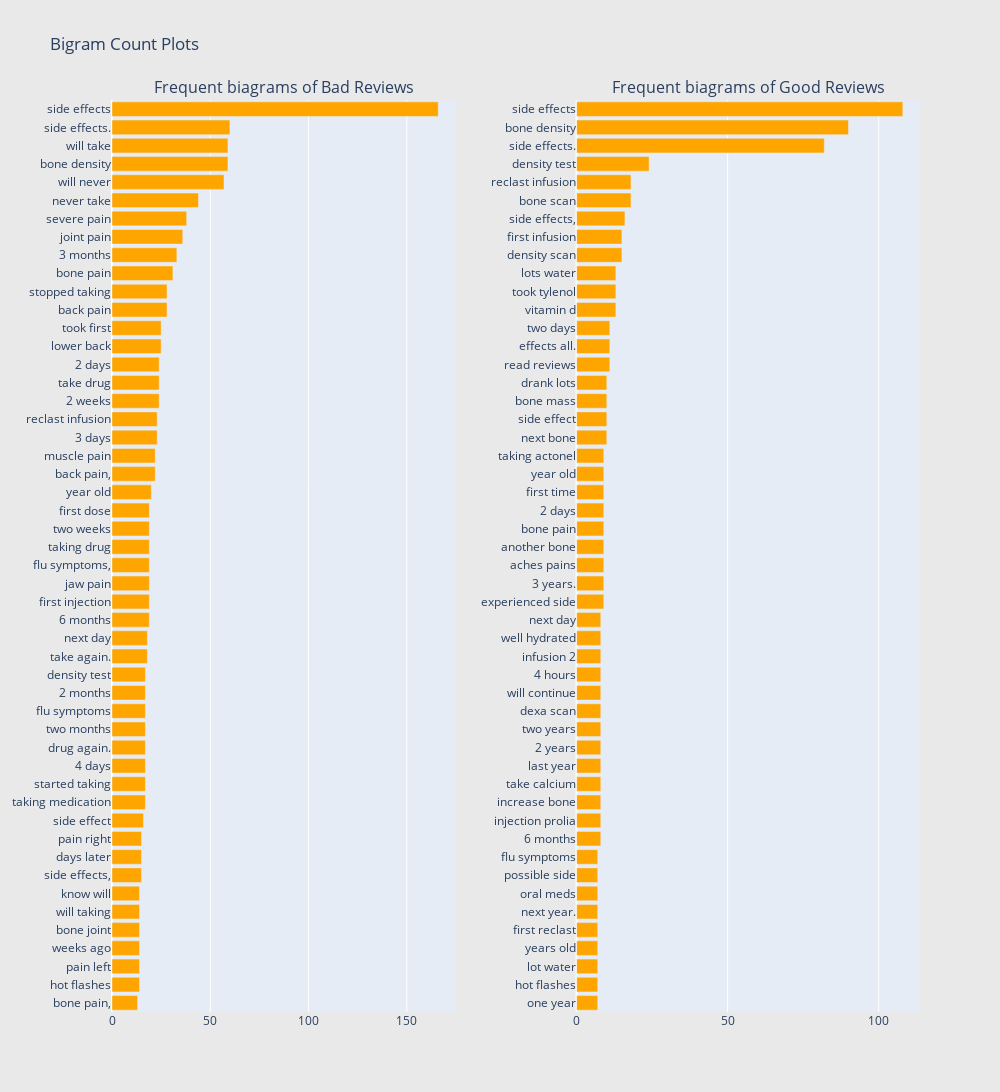

Here is the notebook cell this chart was saved with:
### Markdown cell above
# Bigram

### Code cell
freq_dict = defaultdict(int)
for sent in bad_df["Reviewsss"]:
    for word in generate_ngrams(sent,2):
        freq_dict[word] += 1
fd_sorted = pd.DataFrame(sorted(freq_dict.items(), key=lambda x: x[1])[::-1])
fd_sorted.columns = ["word", "wordcount"]
trace1 = horizontal_bar_chart(fd_sorted.head(50), 'orange')

freq_dict = defaultdict(int)
for sent in good_df["Reviewsss"]:
    for word in generate_ngrams(sent,2):
        freq_dict[word] += 1
fd_sorted = pd.DataFrame(sorted(freq_dict.items(), key=lambda x: x[1])[::-1])
fd_sorted.columns = ["word", "wordcount"]
trace2 = horizontal_bar_chart(fd_sorted.head(50), 'orange')

# Creating two subplots
fig = tools.make_subplots(rows=1, cols=2, vertical_spacing=0.04,horizontal_spacing=0.15,
                          subplot_titles=["Frequent biagrams of Bad Reviewsss", 
                                          "Frequent biagrams of Good Reviewsss"])
fig.append_trace(trace1, 1, 1)
fig.append_trace(trace2, 1, 2)
fig['layout'].update(height=1200, width=1000, paper_bgcolor='rgb(233,233,233)', title="Bigram Count Plots")
py.iplot(fig, filename='word-plots')

### Figure 1 — Plotly figure (JSON) as saved in the notebook; plotly's stock layout.template omitted (floating-point values rounded to 4 significant figures)
{"data": [{"marker": {"color": "orange"}, "orientation": "h", "showlegend": false, "type": "bar", "x": [13, 14, 14, 14, 14, 14, 14, 15, 15, 15, 16, 17, 17, 17, 17, 17, 17, 17, 17, 18, 18, 19, 19, 19, 19, 19, 19, 19, 20, 22, 22, 23, 23, 24, 24, 24, 25, 25, 28, 28, 31, 33, 36, 38, 44, 57, 59, 59, 60, 166], "xaxis": "x", "y": ["bone pain,", "hot flashes", "pain left", "weeks ago", "bone joint", "will taking", "know will", "side effects,", "days later", "pain right", "side effect", "taking medication", "started taking", "4 days", "drug again.", "two months", "flu symptoms", "2 months", "density test", "take again.", "next day", "6 months", "first injection", "jaw pain", "flu symptoms,", "taking drug", "two weeks", "first dose", "year old", "back pain,", "muscle pain", "3 days", "reclast infusion", "2 weeks", "take drug", "2 days", "lower back", "took first", "back pain", "stopped taking", "bone pain", "3 months", "joint pain", "severe pain", "never take", "will never", "bone density", "will take", "side effects.", "side effects"], "yaxis": "y"}, {"marker": {"color": "orange"}, "orientation": "h", "showlegend": false, "type": "bar", "x": [7, 7, 7, 7, 7, 7, 7, 7, 7, 8, 8, 8, 8, 8, 8, 8, 8, 8, 8, 8, 8, 8, 9, 9, 9, 9, 9, 9, 9, 9, 9, 10, 10, 10, 10, 11, 11, 11, 13, 13, 13, 15, 15, 16, 18, 18, 24, 82, 90, 108], "xaxis": "x2", "y": ["one year", "hot flashes", "lot water", "years old", "first reclast", "next year.", "oral meds", "possible side", "flu symptoms", "6 months", "injection prolia", "increase bone", "take calcium", "last year", "2 years", "two years", "dexa scan", "will continue", "4 hours", "infusion 2", "well hydrated", "next day", "experienced side", "3 years.", "aches pains", "another bone", "bone pain", "2 days", "first time", "year old", "taking actonel", "next bone", "side effect", "bone mass", "drank lots", "read reviews", "effects all.", "two days", "vitamin d", "took tylenol", "lots water", "density scan", "first infusion", "side effects,", "bone scan", "reclast infusion", "density test", "side effects.", "bone density", "side effects"], "yaxis": "y2"}], "layout": {"annotations": [{"font": {"size": 16}, "showarrow": false, "text": "Frequent biagrams of Bad Reviews", "x": 0.2125, "xanchor": "center", "xref": "paper", "y": 1, "yanchor": "bottom", "yref": "paper"}, {"font": {"size": 16}, "showarrow": false, "text": "Frequent biagrams of Good Reviews", "x": 0.7875, "xanchor": "center", "xref": "paper", "y": 1, "yanchor": "bottom", "yref": "paper"}], "height": 1200, "paper_bgcolor": "rgb(233,233,233)", "title": {"text": "Bigram Count Plots"}, "width": 1000, "xaxis": {"anchor": "y", "domain": [0, 0.425]}, "xaxis2": {"anchor": "y2", "domain": [0.575, 1]}, "yaxis": {"anchor": "x", "domain": [0, 1]}, "yaxis2": {"anchor": "x2", "domain": [0, 1]}}}
